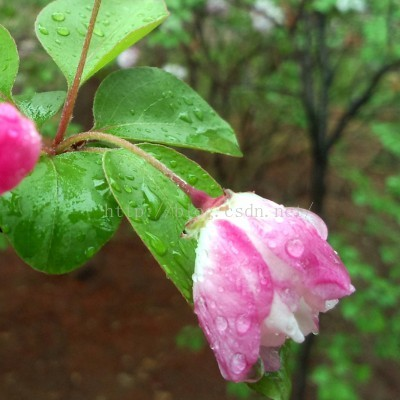
%> input picture Feature Detection and Matching/SIFT/SIFT Image Matching Examples/Simulated Image/image1_1.jpg, 400 x 400 px
$ octave zoo_main.m   (GNU Octave 9; MATLAB toolbox functions it lacks are replaced by stand-ins)
%> lines starting %> are read from the running program, lines starting %| are printed output that depends on the picture
### Feature Detection and Matching/SIFT/SIFT Image Matching Examples/Matlab code Original/zoo_x2gray.m
function gray=zoo_x2gray(im)
if length(size(im))==3
    gray=rgb2gray(im);
else
    gray=im;
end
gray=uint8(medfilt2(double(gray)));

### Feature Detection and Matching/SIFT/SIFT Image Matching Examples/Matlab code Original/zoo_sift.m
function [des,loc]=zoo_sift(im)
% This function reads SIFT keypoints of an image.
%   Input parameters:
%     pic: gray image.
%
%   Returned:
%     des: a K-by-128 matrix, where each row gives an invariant
%              descriptor for one of the K keypoints.  The descriptor is a vector
%              of 128 values normalized to unit length.
%     loc: K-by-4 matrix, in which each row has the 4 values for a
%            keypoint location (row, column, scale, orientation).  The
%            orientation is in the range [-PI, PI] radians.
[row,col]=size(im);

% Convert into PGM imagefile, readable by "keypoints" executable
f=fopen('tmp.pgm','w');
if f==-1
    error('Could not create file tmp.pgm.');
end
fprintf(f, 'P5\n%d\n%d\n255\n', col, row);
fwrite(f,im','uint8');
fclose(f);

% Call keypoints executable
if isunix
    command = '!./sift ';
else
    command = '!siftWin32 ';
end
command = [command ' <tmp.pgm >tmp.key'];
eval(command);

% Open tmp.key and check its header
g=fopen('tmp.key','r');
if g==-1
    error('Could not open file tmp.key.');
end
[header,cnt]=fscanf(g,'%d %d',[1 2]);
if cnt~=2
    error('Invalid keypoint file beginning.');
end
num=header(1);
len=header(2);
if len~=128
    error('Keypoint descriptor length invalid (should be 128).');
end

% Creates the two output matrices (use known size for efficiency)
loc=double(zeros(num,4));
des=double(zeros(num,128));
for k=1:num
    [vector,cnt]=fscanf(g, '%f %f %f %f', [1 4]);
    if cnt~=4
        error('Invalid keypoint file format');
    end
    loc(k,:)=vector(1,:);
     [descrip, count] = fscanf(g, '%d', [1 len]);
    if (count ~= 128)
        error('Invalid keypoint file value.');
    end
    descrip = descrip / sqrt(sum(descrip.^2));
    des(k, :) = descrip(1, :);
end
fclose(g);
for k=1:size(des,1)
    des(k,:)=des(k,:)/sum(des(k,:));
end
delete tmp.key tmp.pgm

### Feature Detection and Matching/SIFT/SIFT Image Matching Examples/Matlab code Original/zoo_main.m
close all;clear all;clc;

im1=imread('..\Simulated Image\image1_1.jpg');
%> im1 is the input picture: size 400x400x3 uint8; mean R, G, B 103.9, 110.8, 72.9
im2=imread('..\Simulated Image\image1_2.jpg');
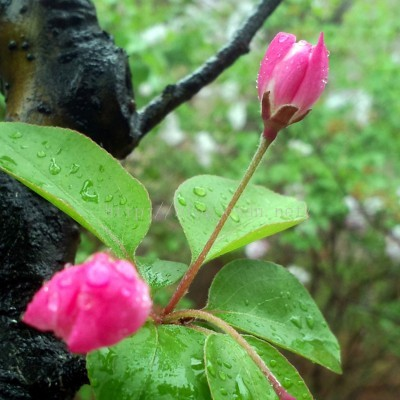
%> input picture Feature Detection and Matching/SIFT/SIFT Image Matching Examples/Simulated Image/image1_2.jpg, 400 x 400 px
%> im2 is the input picture: size 400x400x3 uint8; mean R, G, B 107.8, 129, 84.3

% im1=imresize(im1, 0.1);
% im2=imresize(im2, 0.1);

gray1=zoo_x2gray(im1);
%> in zoo_x2gray, `gray=rgb2gray(im);`:
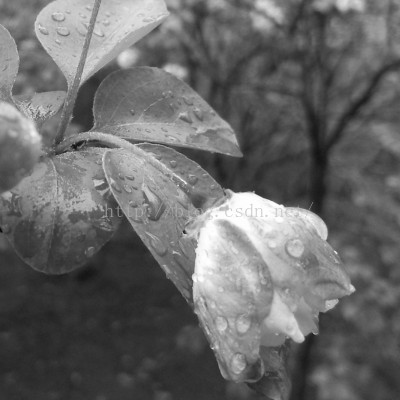
%> gray: size 400x400 uint8; min 7, max 255, mean 104.4
gray2=zoo_x2gray(im2);
%> in zoo_x2gray (call 2), `gray=rgb2gray(im);`:
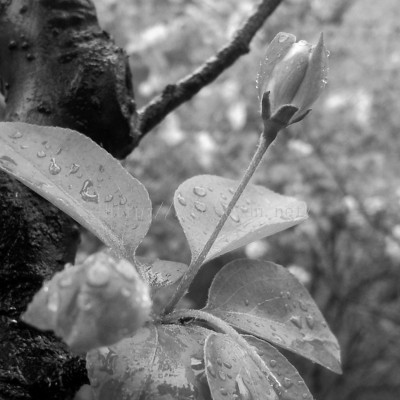
%> gray: size 400x400 uint8; min 0, max 255, mean 117.5

[des1,loc1]=zoo_sift(gray1);
%> the run ends on the next line
